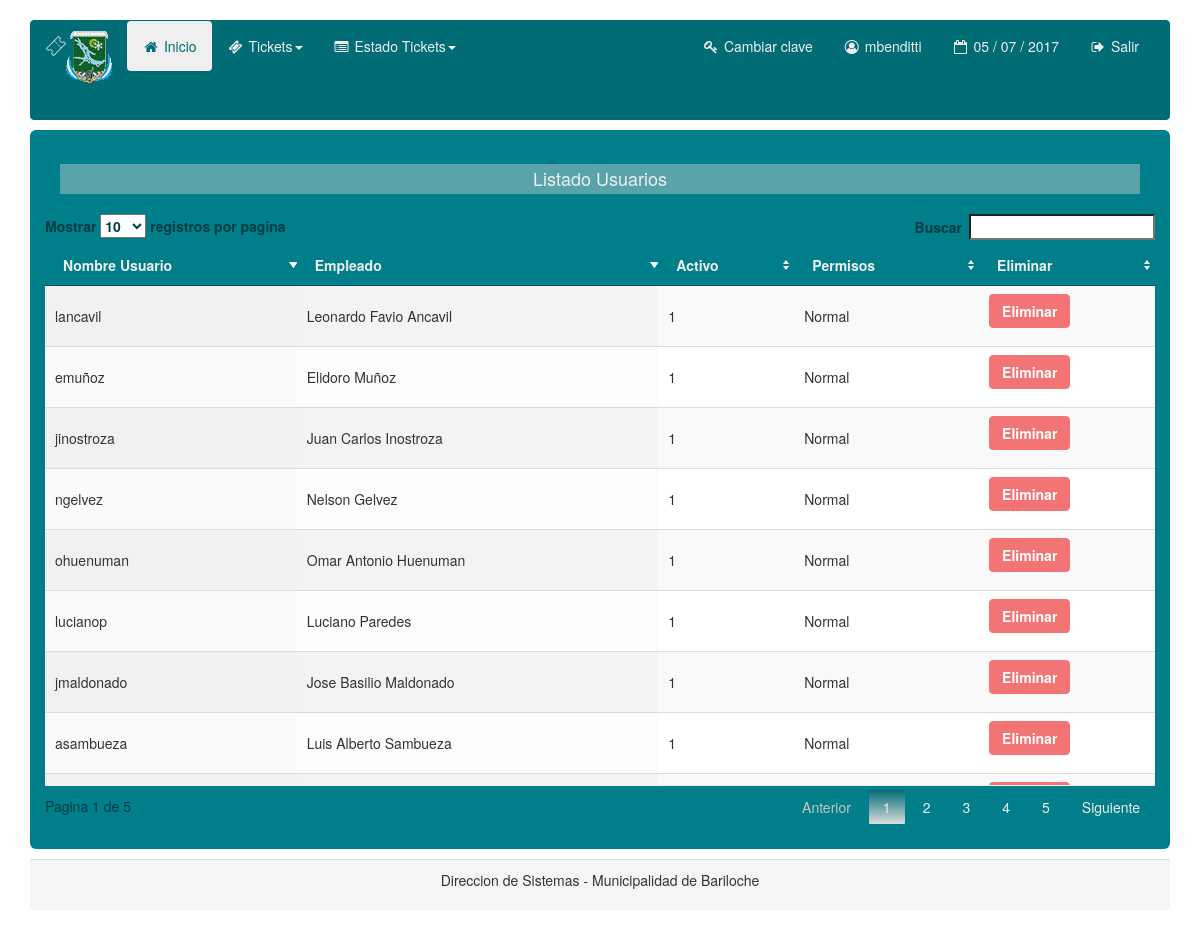
The app's page /TicketWeb/usuarios.php (signed in) with its own data.
### tables this page shows
CREATE TABLE `usuarios` (
  `id_usuario` int(11) NOT NULL,
  `nombre_usuario` varchar(15) NOT NULL,
  `contrasenia` varchar(36) DEFAULT NULL,
  `fk_empleado` int(11) NOT NULL,
  `activo` tinyint(1) NOT NULL,
  `fk_rol` int(11) NOT NULL,
  `id_extreme` varchar(180) DEFAULT NULL
);

### TicketWeb/usuarios.php (the view, shortened to what this page needs)
<?php
include('inc/config.php');
$link = mysqli_connect ($dbhost, $dbusername, $dbuserpass);
mysqli_select_db($link,$dbname) or die('No se puede seleccionar la base de datos');
$query = mysqli_query($link,"SELECT id_usuario,nombre_usuario, activo, fk_rol, CONCAT( nombre,  ' ', apellido ) AS empleado FROM usuarios u JOIN empleados e ON u.fk_empleado = e.id_empleado") or die(mysql_error());
?>
<!DOCTYPE html>
<html lang="en">
  <head>
    <link href="css/bootstrap.min.css" rel="stylesheet">
    <link href="css/bootstrap.css" rel="stylesheet">
		<link href="css/jquery.dataTables.min.css" rel="stylesheet">
  </head>
  <body>
    <div class="container">
    <br>
      <?php include('inc/menu.php'); ?>
      <div class="jumbotron">
			<h4 class="text-center bg-info">Listado Usuarios</h4>
		<div class="row">
              <table id ="example" class="display" cellspacing="0" width="100%">
                	<thead>
                    	<th> Nombre Usuario </th>
                      <th> Empleado </th>
                      <th> Activo </th>
                      <th> Permisos </th>
                      <?php if($_SESSION["permiso"] == 1){?> <th> Eliminar </th> <?php }?>
                    </thead>
                    <tbody>
                    	<?php while($usuario = mysqli_fetch_array($query)){ ?>
							<?php if($usuario['fk_rol'] == 1){ ?>
							<tr class="success">
								<td> <?php echo $usuario['nombre_usuario']; ?> </td>
								<td> <?php echo $usuario['empleado']; ?> </td>
								<td> <?php echo $usuario['activo']; ?> </td>
								<td> <?php if($usuario['fk_rol'] == 1){ echo "Administrador";}else{ echo "Normal";} ?> </td>
								 <?php if($_SESSION["permiso"] == 1){?>
								<td>  <a href="eliminar.php?id=<?php echo $usuario['id_usuario'];?>&tipo=usuario " role="button"  class="btn btn-primary btn-danger"> Eliminar </a></td>
								<?php }?>
							</tr>
							<?php }else{ ?>
							<tr class="info">
							  <td> <?php echo $usuario['nombre_usuario']; ?> </td>
							  <td> <?php echo $usuario['empleado']; ?> </td>
								<td> <?php echo $usuario['activo']; ?> </td>
							  <td> <?php if($usuario['fk_rol'] == 1){ echo "Administrador";}else{ echo "Normal";} ?> </td>
							   <?php if($_SESSION["permiso"] == 1){?>
							  <td>  <a href="eliminar.php?id=<?php echo $usuario['id_usuario'];?>&tipo=usuario " role="button"  class="btn btn-primary btn-danger"> Eliminar </a></td>
								<?php }?>
							</tr>
							<?php } ?>
                        <?php } ?>
                    </tbody>
				</table>
		</div>
  </div>
      <div class="panel-footer">
			<p class="text-center">Direccion de Sistemas - Municipalidad de Bariloche</p>
		</div>
    </div>
</html>

### TicketWeb/inc/menu.php (shortened to what this page needs)
<link href="css/font-awesome.css" rel="stylesheet">
<link href="css/font-awesome.min.css" rel="stylesheet">
<link href="css/bootstrap.css" rel="stylesheet">
<div class="navbar navbar-default" role="navigation">
	<div class="container-fluid">
	  <div class="navbar-header">
			<a class="navbar-brand" href="#"><p><img src="images/escudobrc.gif" alt="Municipalidad Bariloche" align="middle" style="margin:0px 0px 0px 20px"></p></a>
	  </div>
	  <div class="navbar-collapse collapse">
	  <ul class="nav navbar-nav">
			<li class="active"><a href="inicio.php"><i class="fa fa-home fa-fw"></i> Inicio</a></li>
			<li class="dropdown">
				<a class="dropdown-toggle" data-toggle="dropdown" href="#"><i class="fa fa-ticket fa-fw"></i> Tickets<span class="caret"></span></a>
			</li>
			<li class="dropdown">
				<a class="dropdown-toggle" data-toggle="dropdown" href="#"><i class="fa fa-list-alt fa-fw"></i> Estado Tickets<span class="caret"></span></a>
			</li>
	  </ul>
	  <ul class="nav navbar-nav navbar-right">
			<li><a href="form_cambiar_clave.php"><i class="fa fa-key fa-fw"></i> Cambiar clave </a></li>
			<li><a><i class="fa fa-user-circle-o fa-fw"></i> <?php echo $_SESSION['s_nombre_usuario']; ?> </a></li>
			<li><a><i class="fa fa-calendar-o fa-fw"></i>
			<?php
			echo date("d / m / Y");
			?></a></li>
			<li><a href="inc/cerrar.php"><i class="fa fa-sign-out fa-fw"></i> Salir</a></li>
	  </ul>
	  </div>
	</div>
</div>

### records on screen
usuarios: nombre_usuario "asambueza", empleado "Luis Alberto Sambueza", activo "1", shows "Normal"
usuarios: nombre_usuario "jmaldonado", empleado "Jose Basilio Maldonado", activo "1", shows "Normal"
usuarios: nombre_usuario "lucianop", empleado "Luciano Paredes", activo "1", shows "Normal"
usuarios: nombre_usuario "ohuenuman", empleado "Omar Antonio Huenuman", activo "1", shows "Normal"
usuarios: nombre_usuario "ngelvez", empleado "Nelson Gelvez", activo "1", shows "Normal"
usuarios: nombre_usuario "jinostroza", empleado "Juan Carlos Inostroza", activo "1", shows "Normal"
usuarios: nombre_usuario "emuñoz", empleado "Elidoro Muñoz", activo "1", shows "Normal"
usuarios: nombre_usuario "lancavil", empleado "Leonardo Favio Ancavil", activo "1", shows "Normal"

### other values on screen
$_SESSION['s_nombre_usuario'] "mbenditti"
